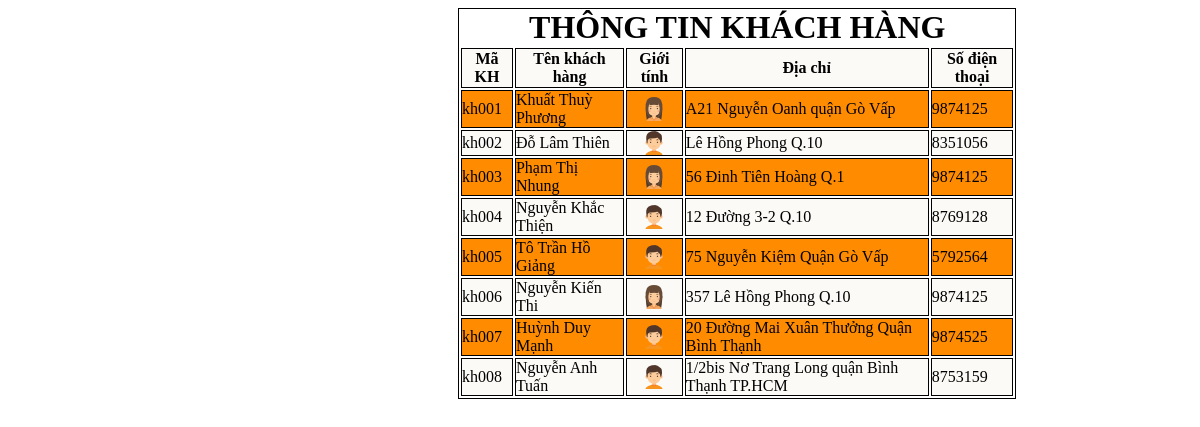
Screenshot of /lap2.3/index.php with the database file from the repository.
### tables this page shows
CREATE TABLE `khach_hang` (
  `Ma_Khach_Hang` varchar(5) NOT NULL,
  `Ten_Khach_Hang` varchar(100) NOT NULL,
  `Phai` tinyint(1) DEFAULT NULL,
  `Dia_chi` varchar(200) DEFAULT NULL,
  `Dien_thoai` varchar(20) DEFAULT NULL,
  `Email` varchar(100) DEFAULT NULL
);

### lap2.3/PDO.php (called while the page is built, shortened)
<?php
class Database
{
    protected $pdo='';
    protected $sql='';
    public function Database()
    {
        try
        {
        $this->pdo=new PDO('mysql:host=localhost; dbname=ql_ban_sua','root','');
        $this->pdo->query('set names utf8');
        $this->pdo->setAttribute(PDO::ATTR_ERRMODE,PDO::ERRMODE_EXCEPTION);
        }
        catch(PDOException $e)
        {
            exit('Không kết nối được cơ sở dữ liệu');
        }
    }
    public function setQuery($sql)
    {
        $this->sql=$sql;
    }
    public function loadAllRow($option=array())
    {
        $this->stateMent=$this->pdo->prepare($this->sql);
        $this->stateMent->execute($option);
        return $this->stateMent->fetchAll(PDO::FETCH_OBJ);
    }
}
?>

### lap2.3/index.php (the view, shortened to what this page needs)
<?php
require_once("PDO.php");
$db = new Database();
$db->setQuery("SELECT * FROM khach_hang ");
$result = $db->loadAllRow();
?>
<html>
<head>
	<link rel="stylesheet" type="text/css" href="css2.3.css">
</head>
<body>
<div class="wrapper">
	<div class="container">
		<h1>THÔNG TIN KHÁCH HÀNG</h1>
		<table class="table_row">
		<thead>
			<tr>
				<th >Mã KH</th>
				<th>Tên khách hàng</th>
				<th>Giới tính</th>
				<th>Địa chỉ</th>
				<th>Số điện thoại</th>
			</tr>
		</thead>
		<tbody>
		<?php
		$dem =0;
			foreach($result as $i => $item){
				if($dem % 2==0)
				{
					echo "<tr>";
					echo "<td style=\"background-color: darkorange;\">" . $item->Ma_Khach_Hang . "</td>";
					echo "<td style=\"background-color: darkorange;\">" . $item->Ten_Khach_Hang . "</td>";
					echo "<td style=\"background-color: darkorange;text-align:center\">";
					if($item->Phai)
					{
						echo "<img src=\"./img/girl.png\" >";
					}else
					{
						echo "<img src=\"./img/boy.png\" >";
					};
					echo "</td>";
					echo "<td style=\"background-color: darkorange;\">" . $item->Dia_chi . "</td>";
					echo "<td style=\"background-color: darkorange;\">" . $item->Dien_thoai . "</td>";
					echo "</tr>";
				}else{
					echo "<tr>";
					echo "<td >" . $item->Ma_Khach_Hang . "</td>";
					echo "<td>" . $item->Ten_Khach_Hang . "</td>";
					echo "<td style=\"text-align:center\">";
					if($item->Phai)
					{
						echo "<img src=\"./img/girl.png\" >";
					}else
					{
						echo "<img src=\"./img/boy.png\" >";
					};
					echo "</td>";
					echo "<td>" . $item->Dia_chi . "</td>";
					echo "<td>" . $item->Dien_thoai . "</td>";
					echo "</tr>";
				}
				$dem++;
			}
		?>
		</tbody>
		</table>
	</div>
</div>
</body>
</html>

### lap2.3/css2.3.css (style rules this page uses)
img { display: inline-block; }
.container { border: 1px solid black; padding: 0; width: 47%; margin: 0 0 0 450px; text-overflow: inherit; }
.container h1 { font-style: normal; font-family: arial blACK; text-align: center; padding: 0; margin: 0; }
.container td { border: 1px solid black; padding: 0px; margin: 5px; background-color: rgb(252, 250, 247); }
.container th { border: 1px solid black; background-color: rgb(252, 250, 247); }
.table_row { margin: auto; }

### rows the page displays
khach_hang: Ma_Khach_Hang "kh001", Ten_Khach_Hang "Khuất Thuỳ Phương", Phai 1 (drawn), Dia_chi "A21 Nguyễn Oanh quận Gò Vấp", Dien_thoai "9874125"
khach_hang: Ma_Khach_Hang "kh002", Ten_Khach_Hang "Đỗ Lâm Thiên", Phai 0 (drawn), Dia_chi "Lê Hồng Phong Q.10", Dien_thoai "8351056"
khach_hang: Ma_Khach_Hang "kh003", Ten_Khach_Hang "Phạm Thị Nhung", Phai 1 (drawn), Dia_chi "56 Đinh Tiên Hoàng Q.1", Dien_thoai "9874125"
khach_hang: Ma_Khach_Hang "kh004", Ten_Khach_Hang "Nguyễn Khắc Thiện", Phai 0 (drawn), Dia_chi "12 Đường 3-2 Q.10", Dien_thoai "8769128"
khach_hang: Ma_Khach_Hang "kh005", Ten_Khach_Hang "Tô Trần Hồ Giảng", Phai 0 (drawn), Dia_chi "75 Nguyễn Kiệm Quận Gò Vấp", Dien_thoai "5792564"
khach_hang: Ma_Khach_Hang "kh006", Ten_Khach_Hang "Nguyễn Kiến Thi", Phai 1 (drawn), Dia_chi "357 Lê Hồng Phong Q.10", Dien_thoai "9874125"
khach_hang: Ma_Khach_Hang "kh007", Ten_Khach_Hang "Huỳnh Duy Mạnh", Phai 0 (drawn), Dia_chi "20 Đường Mai Xuân Thưởng Quận Bình Thạnh", Dien_thoai "9874525"
khach_hang: Ma_Khach_Hang "kh008", Ten_Khach_Hang "Nguyễn Anh Tuấn", Phai 0 (drawn), Dia_chi "1/2bis Nơ Trang Long quận Bình Thạnh TP.HCM", Dien_thoai "8753159"
